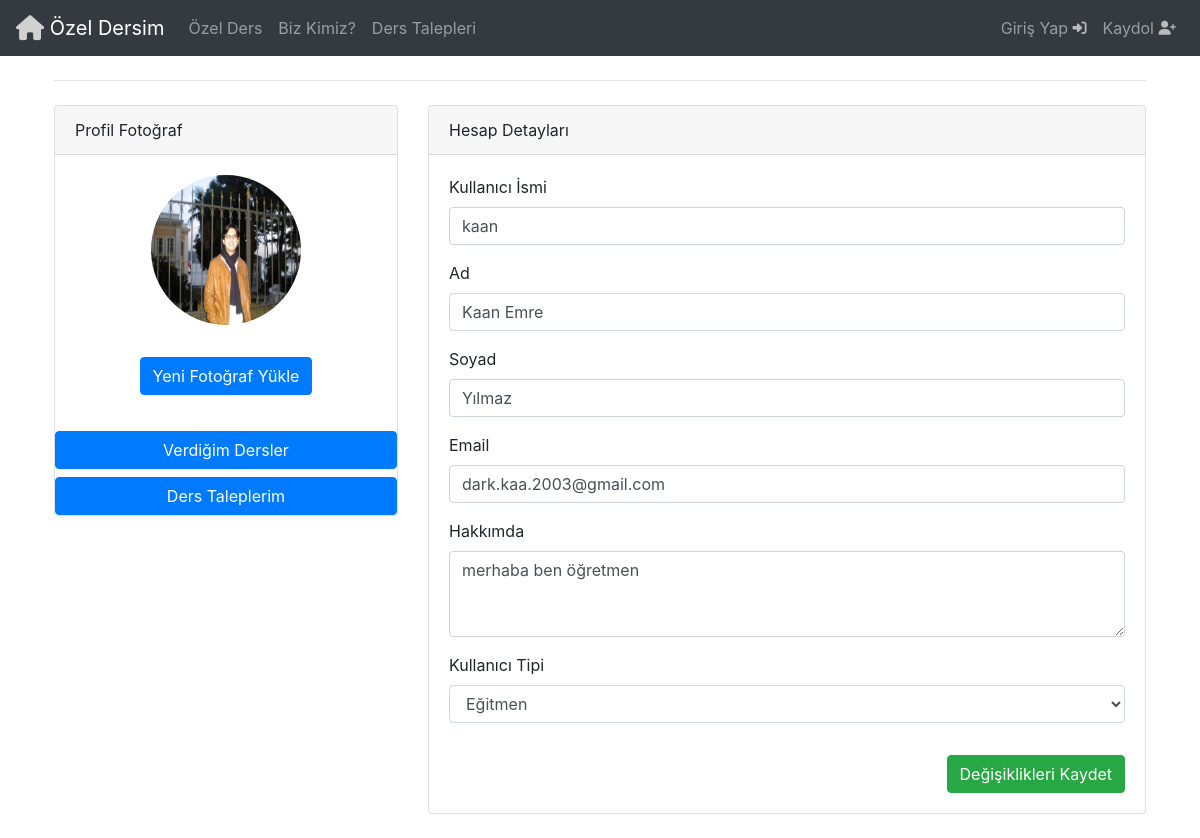
/profil/1/, run on an earlier commit of the app's database.
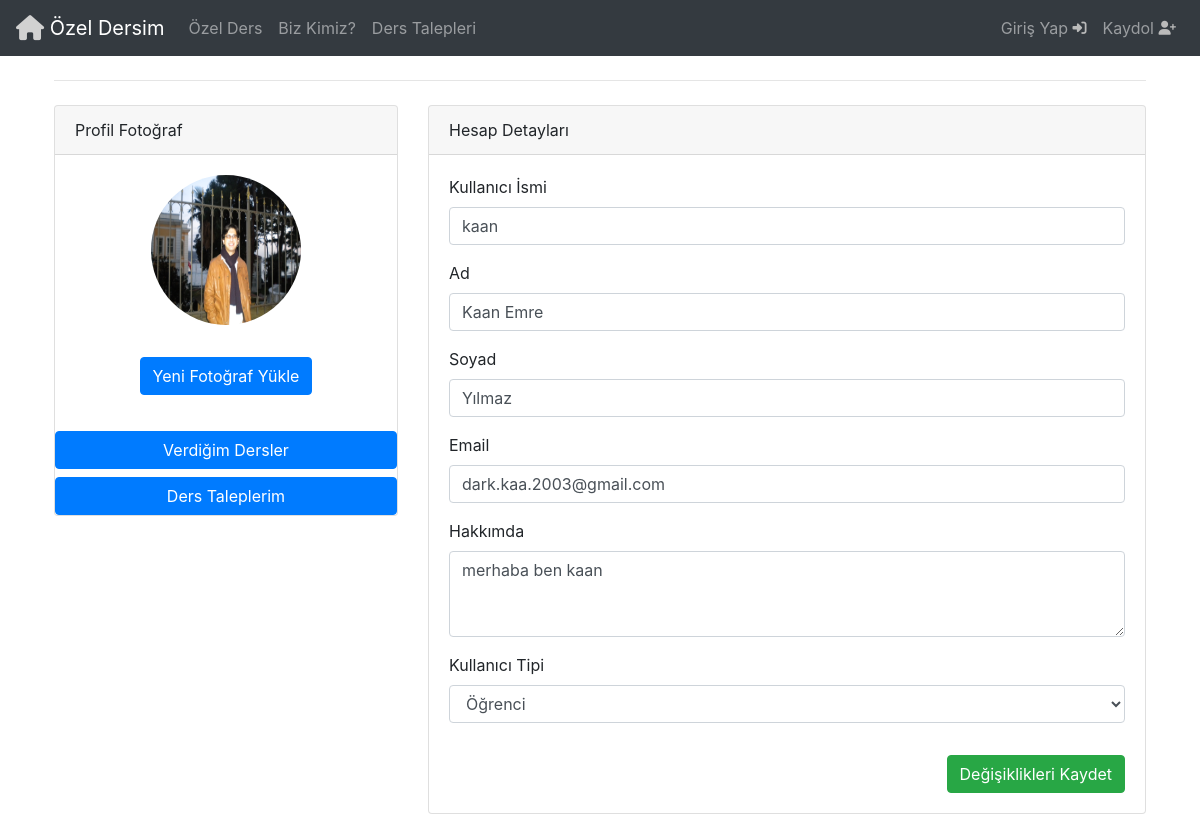
And on a later commit of the database.
### Base/models.py (models this page shows, shortened)
class Profile(models.Model):
  secenek1 = [
    ('erkek','Erkek'),
    ('kadin','Kadın'),
  ]
  secenek2 = [
    ('egitmen','Eğitmen'),
    ('ogrenci','Öğrenci'),
  ]
  user = models.OneToOneField(User, null=True, on_delete=models.CASCADE)
  kullanici_tipi = models.CharField(max_length=50,null=False, choices=secenek2)
  bio = models.TextField(max_length=200, null=True,blank=True, default=None)
  profil_foto = models.ImageField(upload_to='avatarlar',null=True,blank=True,)
  cinsiyet = models.CharField(max_length=50,choices=secenek1)

### Base/views.py (the view)
# urls.py: path('profil/<str:pk>/',views.Profil, name='profil'),
def Profil(request, pk):
    user = User.objects.get(id=pk)
    profile = Profile.objects.get(user=user)
    context = {}
    if profile.profil_foto:
        has_profile_photo = True
    else:
        has_profile_photo = False
    if request.method == 'POST':
        userform = UserEditForm(request.POST, instance=user)
        profileform = ProfileEditForm(request.POST, instance=profile)
        if userform.is_valid() and profileform.is_valid():
            userform.save()
            profileform.save()
            return redirect('profil',pk=request.user.pk)
    else:
        profileform = ProfileEditForm(instance=profile)
        userform = UserEditForm(instance=user)
    context = {'profileform': profileform, 'userform': userform, 'profile': profile,'has_profile_photo': has_profile_photo}
    return render(request, 'profil.html', context)

### Base/formlar.py
class ProfileEditForm(forms.ModelForm):
    class Meta:
        model = Profile
        fields = ['bio', 'kullanici_tipi' ]
        labels = {
            'bio': 'Hakkımda',
            'kullanici_tipi': "Kullanıcı Tipi"
        }
        widgets = {
            'bio': forms.Textarea(attrs={'class': 'form-control', 'rows': 3}),
            'kullanici_tipi': forms.Select(attrs={'class': 'form-control'}),
        }

class UserEditForm(forms.ModelForm):
    class Meta:
        model = User
        fields = ['username', 'first_name', 'last_name', 'email']
        labels = {
            'username': 'Kullanıcı İsmi',
            'first_name': 'Ad',
            'last_name': 'Soyad',
            'email': 'Email'
        }
        widgets = {
            'username': forms.TextInput(attrs={'class': 'form-control'}),
            'first_name': forms.TextInput(attrs={'class': 'form-control'}),
            'last_name': forms.TextInput(attrs={'class': 'form-control'}),
            'email': forms.EmailInput(attrs={'class': 'form-control'}),
        }

### Templates/profil.html (shortened to what this page needs)
{% include 'navbar.html' %}
<!DOCTYPE html>
<html lang="tr">
<head>
    <link rel="stylesheet" href="https://cdn.jsdelivr.net/npm/bootstrap@4.6.2/dist/css/bootstrap.min.css"
>
    <link rel="stylesheet" href="https://cdnjs.cloudflare.com/ajax/libs/font-awesome/6.5.2/css/all.min.css">
</head>
<body>
<div class="container-xl px-4 mt-4">
    <hr class="mt-0 mb-4"/>
    <div class="row">
        <div class="col-xl-4">
            <div class="card mb-4 mb-xl-0">
                <div class="card-header">Profil Fotoğraf</div>
                <div class="card-body text-center">
                    {% if has_profile_photo %}
                        <img class="img-account-profile rounded-circle mb-2"
                             src="{{ MEDIA_URL }}{{ profile.profil_foto.url }}"
                             alt="Avatar" style="width: 150px; height: 150px"/>
                    {% else %}
                        <img class="img-account-profile rounded-circle mb-2"
                             src="https://i0.wp.com/sbcf.fr/wp-content/uploads/2018/03/sbcf-default-avatar.png?ssl=1"
                             alt="Avatar" style="width: 150px; height: 150px"/>
                    {% endif %}
                    <a href="{% url 'AvatarGuncelle' request.user.id %}" class="btn btn-primary mb-3">Yeni Fotoğraf
                        Yükle</a>
                </div>
                <a href="{% url 'VerdigimDersler' request.user.id %}" class="btn btn-primary btn-block">Verdiğim
                    Dersler</a>
                    <a href="{% url 'DersTaleplerim' request.user.id %}" class="btn btn-primary btn-block">Ders Taleplerim</a>
            </div>
        </div>
        <div class="col-xl-8">
            <div class="card mb-4">
                <div class="card-header">Hesap Detayları</div>
                <div class="card-body">
                    <form method="post">
                        {% for field in userform %}
                            <div class="form-group">
                                <label for="{{ field.id_for_label }}">{{ field.label }}</label>
                                {{ field }}
                            </div>
                        {% endfor %}
                        {% for field in profileform %}
                            <div class="form-group">
                                <label for="{{ field.id_for_label }}">{{ field.label }}</label>
                                {{ field }}
                            </div>
                        {% endfor %}
                        <button class="btn btn-success mt-3 float-right" type="submit">
                            Değişiklikleri Kaydet
                        </button>
                    </form>
                </div>
            </div>
        </div>
    </div>
</div>
</body>
</html>

### Templates/navbar.html (shortened to what this page needs)
<!DOCTYPE html>
<html lang="en">
<head>
  <link rel="stylesheet" href="https://cdn.jsdelivr.net/npm/bootstrap@4.6.2/dist/css/bootstrap.min.css">
  <link rel="stylesheet" href="https://cdnjs.cloudflare.com/ajax/libs/font-awesome/6.5.2/css/all.min.css">
</head>
<body>
  <nav class="navbar navbar-expand-lg navbar-dark bg-dark">
    <a class="navbar-brand" href="{% url 'Home' %}"> <i class="fa-solid fa-house fa-lg" style="color: #d1d1d1;"></i>
      <width="30" height="30" class="d-inline-block align-top " alt="">
        Özel Dersim
    </a>
    <div class="collapse navbar-collapse" id="navbarSupportedContent">
      <ul class="navbar-nav mr-auto">
        <li class="nav-item">
          <a class="nav-link" href="{% url 'OzelDers' %}">Özel Ders</a>
        </li>
        <li class="nav-item">
          <a class="nav-link" href="{% url 'biz_kimiz' %}">Biz Kimiz?</a>
        </li>
        <li class="nav-item">
          <a class="nav-link" href="{% url 'DersTalepleri' %}">Ders Talepleri</a>
        </li>
      </ul>
      <div class="user-links">
        {% if request.user.is_authenticated %}
        <ul class="navbar-nav ml-auto">
          <li class="nav-item">
            <a class="nav-link">Merhaba {{request.user}}! <i class="fa-solid fa-hand fa-shake fa-sm" style="color: #c9c9c9;"></i></a>
          </li>
          <li class="nav-item">
           <a class="nav-link" href="{% url 'profil' request.user.id  %}">
              Hesabım <i class="fa-solid fa-user fa-sm" style="color: #c2c4c7;"></i></i></i></i></i>
            </a>
          </li>
          <li class="nav-item">
            <a class="nav-link" href="{% url 'mesaj'  %}">
              Mesajlar <i class="fa-regular fa-message fa-sm" style="color: #c7c9cc;"></i></i></i>
            </a>
          <ul class="nav navbar-nav navbar-right">
</ul>
          <li class="nav-item">
            <a class="nav-link" href="{% url 'logout'  %}">
              Çıkış Yap <i class="fa-solid fa-door-open fa-sm" style="color: #afb1b6;"></i></i></i></i>
            </a>
          </li>
        </ul>
        {% else %}
        <ul class="navbar-nav ml-auto">
          <li class="nav-item">
            <a class="nav-link" href="{% url 'login'  %}">
              Giriş Yap <i class="fas fa-sign-in-alt fa-sm" style="color: #bababa;"></i></i>
            </a>
          </li>
          <li class="nav-item">
            <a class="nav-link" href="{% url 'register' %}">
              Kaydol <i class="fas fa-user-plus fa-sm" style="color: #bababa;"></i></i>
            </a>
          </li>
        </ul>
        {% endif %}
      </div>
  </nav>
</body>
</html>

What changed in the data, as far as the page shows it:
changed Profile: bio "merhaba ben öğretmen" → "merhaba ben kaan"; kullanici_tipi "Eğitmen" → "Öğrenci"
